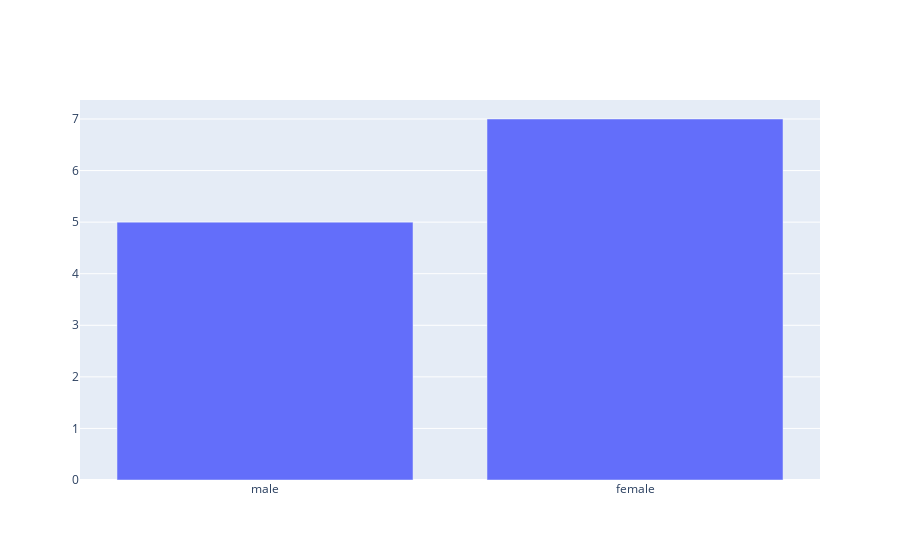

Source (notebook cell):
### Code cell
# Simple bar chart
x_values = ['male', 'female']
y_values = [5,7]
mydata = go.Bar(x=x_values , y=y_values)
myfig = go.Figure([mydata])
myfig.show()

### Figure 1 — Plotly figure (JSON) as saved in the notebook; plotly's stock layout.template omitted (floating-point values rounded to 4 significant figures)
{"data": [{"type": "bar", "x": ["male", "female"], "y": [5, 7]}], "layout": {}}
